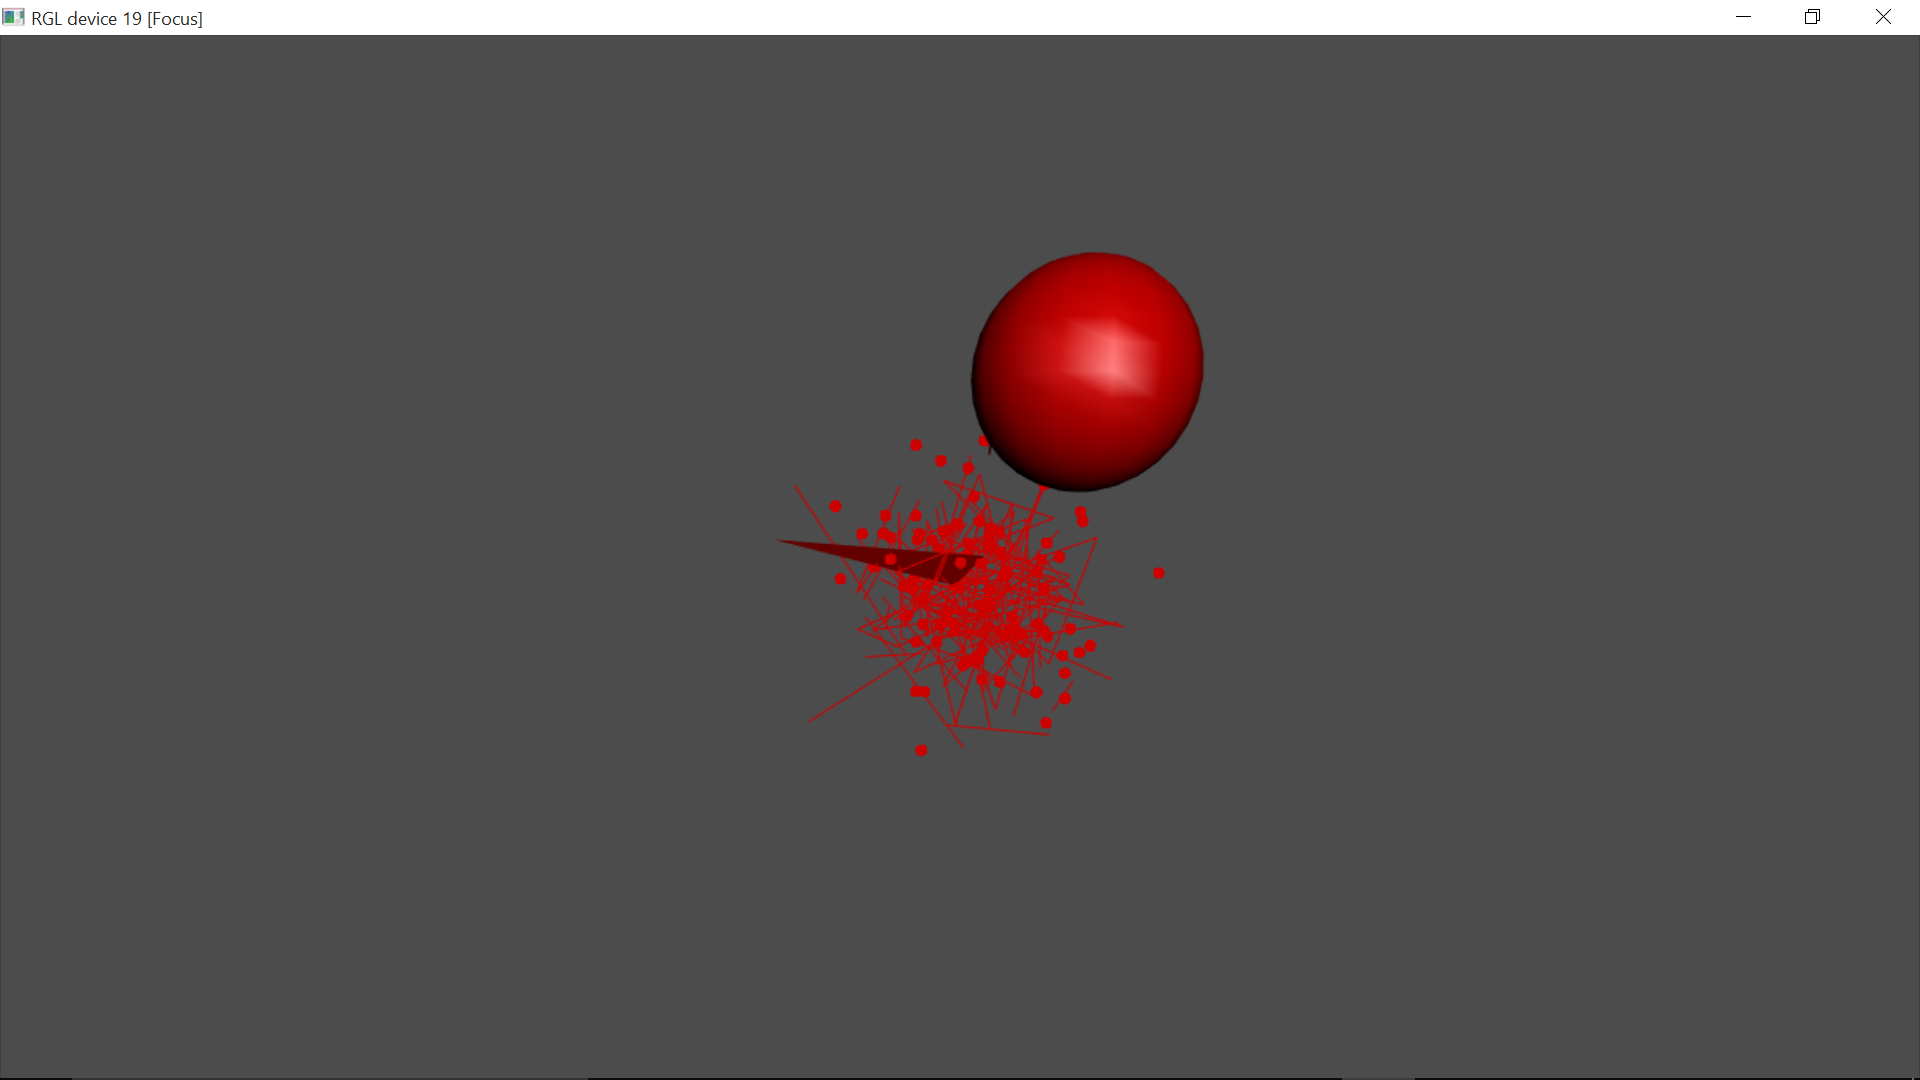

Reproduce this figure in R.
# make sure the package is installed
# install.packages("lattice")
# install.packages("rgl")
library(lattice)
library(rgl)
graphics.off()

# Points

Points=rgl.points(rnorm(100), rnorm(100), rnorm(100), col = "red3", size = 8)

# Lines

Lines=rgl.lines(x = rnorm(100), y = rnorm(100), z = rnorm(100), col = "red3") 


# Linestripes

Linestrips=rgl.linestrips(x = rnorm(100), y = rnorm(100), z = rnorm(100), col = "red3")

# Triangles

M <- matrix(rnorm(99), 3, 33)
Triangles=triangles3d(M, col="grey", alpha = 1, color = "red3")
aspect3d(1,1,1)

# Quads

xlims = rnorm(100)
ylims = rnorm(100)
zlims = rnorm(100)
Quads=rgl.quads(xlims[c(1,2,2,1)], zlims[c(2,2,1,1)],
ylims[c(1,1,2,2)], color = "red3")
aspect3d(1,1,1)

# Spheres

Spheres=rgl.spheres(x=1, y=3, z=3, radius=1, col = "red3", smooth = T)

#remove(list=ls())
